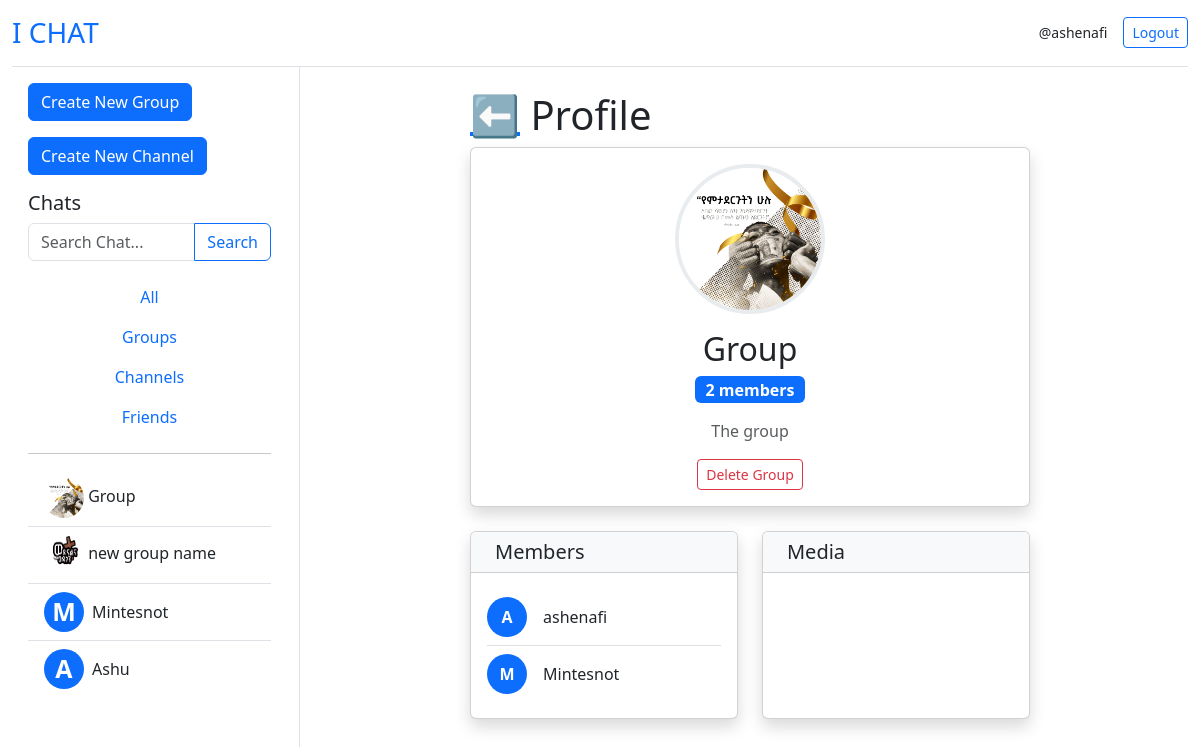
Screenshot of /group/group_profile/3/ (signed in) with the database file from the repository.
### groups/models.py (models this page shows, shortened)
class Group(models.Model):
    owner = models.ForeignKey(User, on_delete=models.CASCADE)
    name = models.CharField(max_length=100)
    profile = models.ImageField(upload_to='profiles/group/',null=True, blank=True)
    description = models.CharField(max_length=300)
    members = models.ManyToManyField(User, related_name="member")
    created_at = models.DateTimeField(auto_now_add=True)
    updated_at = models.DateTimeField(auto_now=True)

### groups/views.py (the view)
# urls.py: path('group_profile/<int:pk>/', views.group_profile, name="group_profile"),
@login_required(login_url='log-in')
def group_profile(request, pk):
    profile = 'group'
    group = Group.objects.get(id=pk)
    channels = Channel.objects.all()
    users = User.objects.all()
    groups = Group.objects.all()
    members = group.members.all()
    messages = GroupMessage.objects.filter(group=group)
    context = {
        'profile':profile,
        'group':group,
        'groups':groups,
        'channels':channels,
        'users':users,
        'members':members,
        'messages':messages,
    }
    return render(request, 'groups/profile.html', context)

### groups/templates/groups/profile.html (shortened to what this page needs)
{% extends 'groups/home.html' %}
{% block chat %}
    <div class="container-fluid py-4">
        <div class="row justify-content-center">
            <div class="col-lg-8">
                <h1 class="card-title mb-2"><a href="{{request.META.HTTP_REFERER}}">⬅️</a> Profile</h1>
                <div class="card shadow mb-4">
                    <div class="card-body text-center">
                        <img src="{{ group.profile.url }}" alt="Group Profile" class="rounded-circle mb-3" style="width: 150px; height: 150px; object-fit: cover; border: 4px solid #e9ecef;">
                        <h2 class="card-title mb-2">{{ group.name }}</h2>
                        <span class="badge bg-primary fs-6 mb-3">{{ group.members.count }} member{{ group.members.count|pluralize }}</span>
                        <p class="card-text text-muted">{{ group.description }}</p>
                        {% if request.user == group.owner %}
                            <div>
                                <a href="{% url 'delete_gp' group.id %}" class="btn btn-sm btn-outline-danger">Delete Group</a>
                            </div>
                        {% endif %}
                    </div>
                </div>
                <div class="row">
                    <div class="col-md-6">
                        <div class="card shadow h-100">
                            <div class="card-header bg-light">
                                <h5 class="card-title mb-0">
                                    Members
                                </h5>
                            </div>
                            <div class="card-body">
                                {% if members %}
                                    <div class="list-group list-group-flush">
                                        {% for member in members %}
                                            <div class="list-group-item px-0">
                                                <div class="d-flex align-items-center">
                                                    <div class="avatar bg-primary text-white rounded-circle d-flex align-items-center justify-content-center me-3" style="width: 40px; height: 40px; font-weight: bold;">
                                                        {{ member.username|first|upper }}
                                                    </div>
                                                    <div>
                                                        <h6 class="mb-0">{{ member.username }}</h6>
                                                    </div>
                                                </div>
                                            </div>
                                        {% endfor %}
                                    </div>
                                {% else %}
                                    <p class="text-muted mb-0">No members yet.</p>
                                {% endif %}
                            </div>
                        </div>
                    </div>
                    <div class="col-md-6">
                        <div class="card shadow h-100">
                            <div class="card-header bg-light">
                                <h5 class="card-title mb-0">
                                    Media
                                </h5>
                            </div>
                            <div class="card-body">
                            </div>
                        </div>
                    </div>
                </div>
            </div>
        </div>
    </div>
{% endblock %}

### groups/templates/groups/home.html (shortened to what this page needs)
{% extends 'groups/base.html' %}
{% block content %}
<div class="container-fluid vh-100">
    <div class="row h-100">
        <div class="col-md-4 col-lg-3 border-end d-flex flex-column">
            <div class="p-3 flex-grow-1 overflow-auto">
                <a href="{% url 'create_group' %}" class="btn btn-primary mb-3">Create New Group</a>
                <a href="{% url 'create_channel' %}" class="btn btn-primary mb-3">Create New Channel</a>
                <h3 class="h5">Chats</h3>
                <form action="" method="get" class="mb-3">
                    <div class="input-group">
                        <input type="search" name="p" placeholder="Search Chat..." class="form-control">
                        <button type="submit" class="btn btn-outline-primary">Search</button>
                    </div>
                </form>
                <div class="nav flex-column">
                    <button class="nav-link">All</button>
                    <button class="nav-link">Groups</button>
                    <button class="nav-link">Channels</button>
                    <button class="nav-link">Friends</button>
                </div>
                <hr>
                <div class="list-group list-group-flush">
                    {% for group in groups %}
                    <a href="{% url 'group' group.id %}" class="list-group-item list-group-item-action" >
                        <img src="{{ group.profile.url }}" alt="profile" style="width: 40px; height: 40px; border-radius: 20px;">
                        {{group.name}}
                    </a>
                    {% endfor %}
                    {% for user in users %}
                        {% if user != request.user %}
                            <a href="{% url 'friend' user.id %}" class="list-group-item list-group-item-action">
                                <div class="d-flex align-items-center">
                                        <div class="avatar bg-primary text-white rounded-circle d-flex align-items-center justify-content-center me-2"
                                             style="width: 40px; height: 40px; font-weight: bold; font-size: 25px;">
                                            {{ user.username|first|upper }}
                                        </div>
                                    {{ user.username.capitalize }}
                                </div>
                            </a>
                        {% endif %}
                    {% endfor %}
                </div>
            </div>
        </div>
        <div class="col-md-8 col-lg-9 d-flex flex-column">
            <div class="flex-grow-1 d-flex flex-column">
                {% block chat %}
                {% endblock %}
            </div>
        </div>
    </div>
</div>
{% endblock %}

### groups/templates/groups/base.html (shortened to what this page needs)
<!DOCTYPE html>
<html lang="en">
<head>
    <link href="https://cdn.jsdelivr.net/npm/bootstrap@5.3.0/dist/css/bootstrap.min.css" rel="stylesheet">
</head>
<body class="d-flex flex-column min-vh-100">
    <div class="container-fluid flex-grow-1 d-flex flex-column">
        <header class="d-flex justify-content-between align-items-center py-3 border-bottom">
            <h1 class="h3 mb-0"><a href="{% url 'home' %}" class="text-decoration-none">I CHAT</a></h1>
            {% if request.user.is_authenticated %}
                <div class="d-flex align-items-center">
                    <small class="me-3">@{{request.user.username}}</small>
                    <a href="{% url 'logout' %}" class="btn btn-outline-primary btn-sm">Logout</a>
                </div>
            {% endif %}
        </header>
    </div>
    {% block content %}
    {% endblock %}
</body>
</html>

### rows the page displays
Group: profile (picture), name "Group", members.count "2", description "The group"
Group: profile (picture), name "new group name"

### other values shown
{{ request.user.username }} "ashenafi"
{{ user.username|first|upper }} "M"
{{ user.username.capitalize }} "Mintesnot"
{{ user.username|first|upper }} "A"
{{ user.username.capitalize }} "Ashu"
{{ member.username|first|upper }} "A"
{{ member.username }} "ashenafi"
{{ member.username|first|upper }} "M"
{{ member.username }} "Mintesnot"
